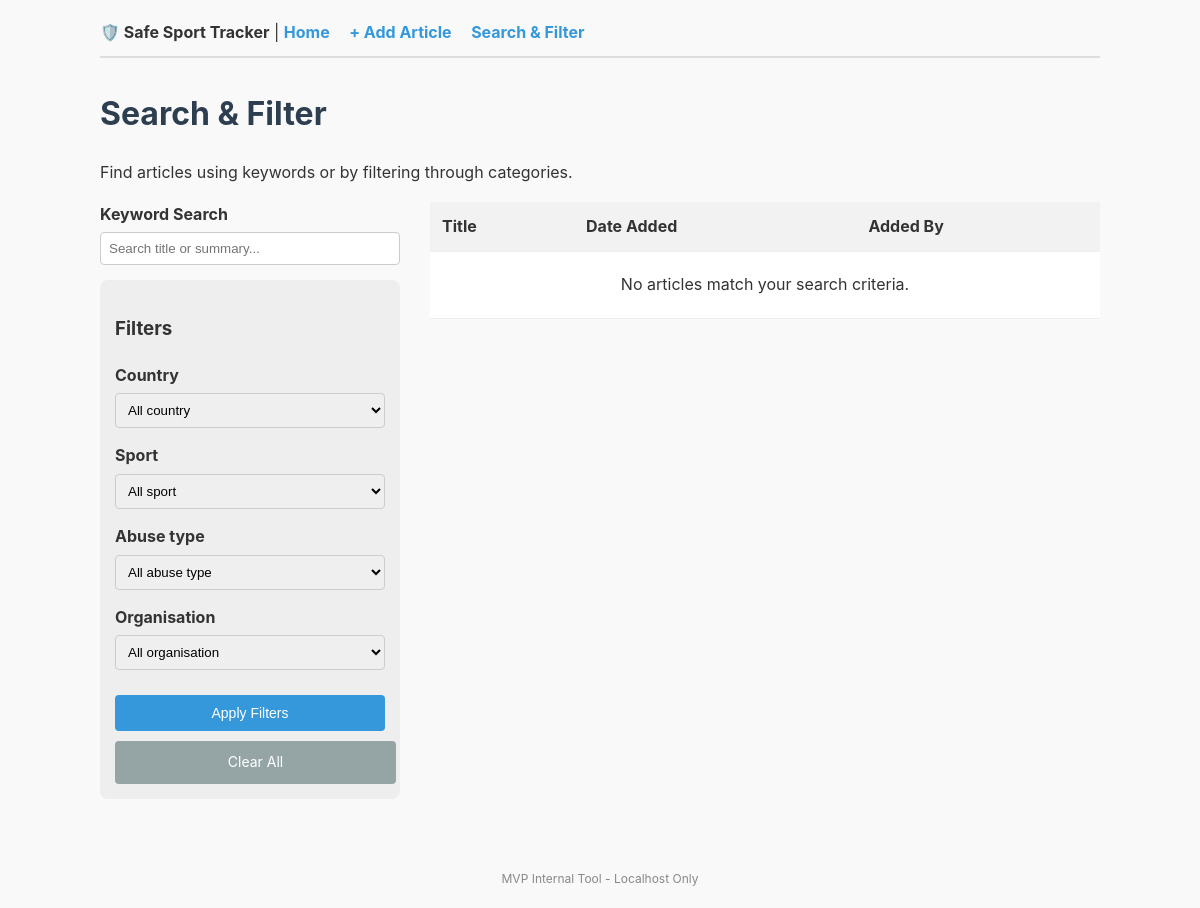
Before: /search with the older database file.
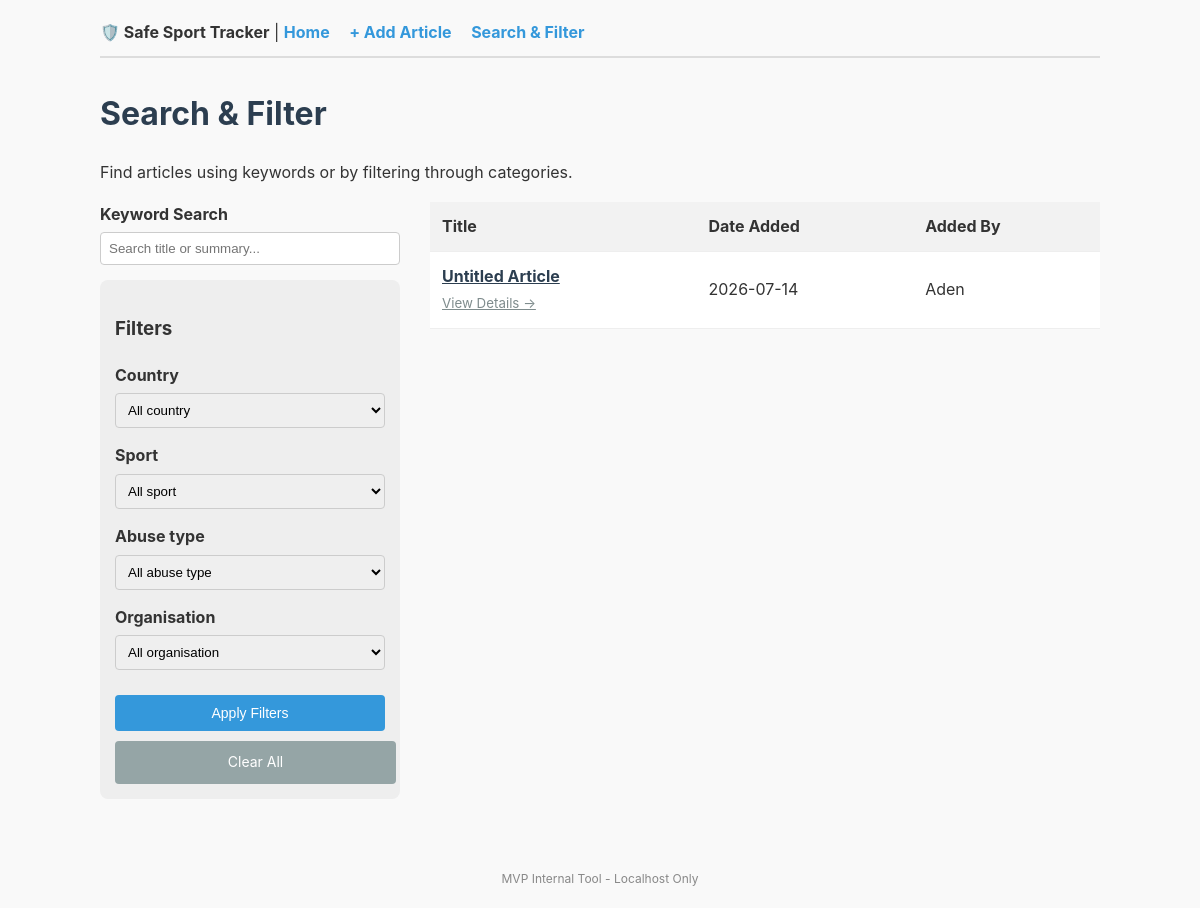
After: the same page with the newer database file.
### models.py (models this page shows)
class Article(Base):
    __tablename__ = "articles"
    id = Column(Integer, primary_key=True, index=True)
    url = Column(String, unique=True, nullable=False)
    title = Column(String)
    publish_date = Column(Date)
    added_by = Column(String)
    added_at = Column(DateTime(timezone=False), server_default=func.now())
    summary = Column(Text)
    status = Column(String, default="new")
    tags = relationship("Tag", secondary=article_tags, back_populates="articles")

### main.py (the view)
@app.get("/search", response_class=HTMLResponse)
def search(request: Request, q: str = None, country: str = None, sport: str = None, abuse_type: str = None, org: str = None, db: Session = Depends(get_db)):
    query = db.query(models.Article)
    if q:
        query = query.filter(or_(models.Article.title.contains(q), models.Article.summary.contains(q)))
    filters = []
    if country: filters.append(models.Article.tags.any(and_(models.Tag.category == 'country', models.Tag.name == country)))
    if sport: filters.append(models.Article.tags.any(and_(models.Tag.category == 'sport', models.Tag.name == sport)))
    if abuse_type: filters.append(models.Article.tags.any(and_(models.Tag.category == 'abuse_type', models.Tag.name == abuse_type)))
    if org: filters.append(models.Article.tags.any(and_(models.Tag.category == 'organisation', models.Tag.name == org)))
    if filters:
        query = query.filter(and_(*filters))
    results = query.order_by(models.Article.added_at.desc()).all()
    tags = db.query(models.Tag).all()
    categories = ['country', 'sport', 'abuse_type', 'organisation']
    grouped_tags = {cat: [t for t in tags if t.category == cat] for cat in categories}
    return templates.TemplateResponse(request, "search.html", {"articles": results, "tags": grouped_tags})

### templates/search.html (shortened to what this page needs)
{% extends "base.html" %}
{% block content %}
    <h1>Search & Filter</h1>
    <p>Find articles using keywords or by filtering through categories.</p>
    <div style="display: grid; grid-template-columns: 300px 1fr; gap: 30px;">
        <aside>
            <form method="get" action="/search">
                <div class="form-group">
                    <label for="q">Keyword Search</label>
                    <input type="text" id="q" name="q" value="{{ request.query_params.get('q', '') }}" placeholder="Search title or summary...">
                </div>
                <div class="tag-section">
                    <h3>Filters</h3>
                    {% for category, cat_tags in tags.items() %}
                        <div class="tag-category">
                            <label>{{ category | replace('_', ' ') | capitalize }}</label>
                            <select name="{{ 'org' if category == 'organisation' else category }}">
                                <option value="">All {{ category | replace('_', ' ') }}</option>
                            </select>
                        </div>
                    {% endfor %}
                    <button type="submit" class="btn btn-primary" style="width: 100%; margin-top: 10px;">Apply Filters</button>
                    <a href="/search" class="btn btn-secondary" style="width: 93%; display: block; text-align: center; margin-top: 10px;">Clear All</a>
                </div>
            </form>
        </aside>
        <section>
            <table>
                <thead>
                    <tr>
                        <th>Title</th>
                        <th>Date Added</th>
                        <th>Added By</th>
                    </tr>
                </thead>
                <tbody>
                    {% for article in articles %}
                    <tr>
                        <td>
                            <a href="{{ article.url }}" target="_blank" style="font-weight: bold; color: #2c3e50;">
                                {{ article.title or "Untitled Article" }}
                            </a>
                            <br>
                            <small><a href="/articles/{{ article.id }}" style="color: #7f8c8d;">View Details →</a></small>
                        </td>
                        <td>{{ article.added_at.strftime('%Y-%m-%d') if article.added_at else 'N/A' }}</td>
                        <td>{{ article.added_by }}</td>
                    </tr>
                    {% else %}
                    <tr>
                        <td colspan="3" style="text-align: center; padding: 20px;">No articles match your search criteria.</td>
                    </tr>
                    {% endfor %}
                </tbody>
            </table>
        </section>
    </div>
{% endblock %}

### templates/base.html (shortened to what this page needs)
<!DOCTYPE html>
<html lang="en">
<head>
    <link rel="stylesheet" href="{{ url_for('static', path='/style.css') }}">
</head>
<body>
    <nav>
        <strong>🛡️ Safe Sport Tracker</strong> |
        <a href="/">Home</a>
        <a href="/articles/new">+ Add Article</a>
        <a href="/search">Search & Filter</a>
    </nav>
    <main>
        {% block content %}{% endblock %}
    </main>
    <footer style="margin-top: 50px; font-size: 12px; color: #888; text-align: center;">
        MVP Internal Tool - Localhost Only
    </footer>
</body>
</html>

### static/style.css (style rules this page uses)
body { font-family: -apple-system, BlinkMacSystemFont, "Segoe UI", Roboto, Helvetica, Arial, sans-serif; line-height: 1.6; color: #333; max-width: 1000px; margin: 0 auto; padding: 20px; background-color: #f9f9f9; }
h1, h2 { color: #2c3e50; }
nav { margin-bottom: 30px; padding-bottom: 10px; border-bottom: 2px solid #ddd; }
nav a { margin-right: 15px; text-decoration: none; color: #3498db; font-weight: bold; }
table { width: 100%; border-collapse: collapse; margin-bottom: 20px; background: white; }
th, td { text-align: left; padding: 12px; border-bottom: 1px solid #eee; }
th { background-color: #f2f2f2; font-weight: bold; }
.form-group { margin-bottom: 15px; }
label { display: block; font-weight: bold; margin-bottom: 5px; }
input[type="text"], input[type="date"], textarea, select { width: 100%; padding: 8px; border: 1px solid #ccc; border-radius: 4px; box-sizing: border-box; }
.tag-section { background: #eee; padding: 15px; border-radius: 8px; margin-bottom: 20px; }
.tag-category { margin-bottom: 15px; }
.btn { padding: 10px 15px; border: none; border-radius: 4px; cursor: pointer; text-decoration: none; display: inline-block; font-size: 14px; }
.btn-primary { background-color: #3498db; color: white; }
.btn-secondary { background-color: #95a5a6; color: white; }

Changed rows visible on the page:
added Article: title "Untitled Article", added_at "2026-07-14", added_by "Aden"
Other visible differences:
text no longer shown: "No articles match your search criteria."
